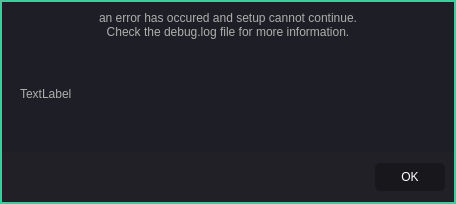
<?xml version="1.0" encoding="UTF-8"?>
<ui version="4.0">
 <class>ErrorDialog</class>
 <widget class="QWidget" name="ErrorDialog">
  <property name="geometry">
   <rect>
    <x>0</x>
    <y>0</y>
    <width>456</width>
    <height>204</height>
   </rect>
  </property>
  <property name="windowTitle">
   <string>BetterDiscord Setup</string>
  </property>
  <property name="styleSheet">
   <string notr="true">#ErrorDialog {
	background: rgb(62, 204, 156);
}

#centralWidget {
	background: rgb(30, 30, 38);
}

#footer {
	background: rgb(32, 32, 38);
}

QScrollBar:vertical {
	border: 0;
	background: transparent;
	width: 5px;
}

QScrollBar::handle:vertical {
	background: rgb(62, 204, 156)
}

QScrollArea {
	border: 0;
}
</string>
  </property>
  <layout class="QVBoxLayout" name="verticalLayout">
   <property name="spacing">
    <number>0</number>
   </property>
   <property name="leftMargin">
    <number>2</number>
   </property>
   <property name="topMargin">
    <number>2</number>
   </property>
   <property name="rightMargin">
    <number>2</number>
   </property>
   <property name="bottomMargin">
    <number>2</number>
   </property>
   <item>
    <widget class="QWidget" name="centralWidget" native="true">
     <layout class="QVBoxLayout" name="verticalLayout_2">
      <property name="spacing">
       <number>0</number>
      </property>
      <property name="leftMargin">
       <number>0</number>
      </property>
      <property name="topMargin">
       <number>0</number>
      </property>
      <property name="rightMargin">
       <number>0</number>
      </property>
      <property name="bottomMargin">
       <number>0</number>
      </property>
      <item>
       <widget class="QWidget" name="content" native="true">
        <layout class="QVBoxLayout" name="verticalLayout_3">
         <item>
          <widget class="QLabel" name="label">
           <property name="styleSheet">
            <string notr="true">color: #aeaeae;
	font-family: &quot;Roboto&quot;;</string>
           </property>
           <property name="text">
            <string>an error has occured and setup cannot continue.
Check the debug.log file for more information.</string>
           </property>
           <property name="alignment">
            <set>Qt::AlignCenter</set>
           </property>
          </widget>
         </item>
         <item>
          <widget class="QScrollArea" name="scrollArea">
           <property name="styleSheet">
            <string notr="true">background: rgb(30, 30, 38);
font-family: &quot;Inconsolata&quot;;</string>
           </property>
           <property name="widgetResizable">
            <bool>true</bool>
           </property>
           <widget class="QWidget" name="scrollAreaWidgetContents">
            <property name="geometry">
             <rect>
              <x>0</x>
              <y>0</y>
              <width>434</width>
              <height>98</height>
             </rect>
            </property>
            <layout class="QVBoxLayout" name="verticalLayout_4">
             <item>
              <widget class="QLabel" name="lblErrorText">
               <property name="styleSheet">
                <string notr="true">color: #aeaeae</string>
               </property>
               <property name="text">
                <string>TextLabel</string>
               </property>
              </widget>
             </item>
            </layout>
           </widget>
          </widget>
         </item>
        </layout>
       </widget>
      </item>
      <item>
       <widget class="QWidget" name="footer" native="true">
        <property name="minimumSize">
         <size>
          <width>0</width>
          <height>50</height>
         </size>
        </property>
        <property name="maximumSize">
         <size>
          <width>16777215</width>
          <height>50</height>
         </size>
        </property>
        <property name="styleSheet">
         <string notr="true">QPushButton {
	background: transparent;
    color: #fff;
    padding: 7px 10px;
    min-width: 50px;
	background: #17171c;
	border-radius: 5px;
}

QPushButton::hover {
	background: rgb(35, 35, 38);
	background: rgb(62, 204, 156)
}</string>
        </property>
        <layout class="QHBoxLayout" name="horizontalLayout">
         <item>
          <spacer name="horizontalSpacer">
           <property name="orientation">
            <enum>Qt::Horizontal</enum>
           </property>
           <property name="sizeHint" stdset="0">
            <size>
             <width>40</width>
             <height>20</height>
            </size>
           </property>
          </spacer>
         </item>
         <item>
          <widget class="QPushButton" name="btnOk">
           <property name="minimumSize">
            <size>
             <width>70</width>
             <height>28</height>
            </size>
           </property>
           <property name="text">
            <string>OK</string>
           </property>
          </widget>
         </item>
        </layout>
       </widget>
      </item>
     </layout>
    </widget>
   </item>
  </layout>
 </widget>
 <resources/>
 <connections>
  <connection>
   <sender>btnOk</sender>
   <signal>clicked()</signal>
   <receiver>ErrorDialog</receiver>
   <slot>btnOkClicked()</slot>
   <hints>
    <hint type="sourcelabel">
     <x>409</x>
     <y>176</y>
    </hint>
    <hint type="destinationlabel">
     <x>227</x>
     <y>101</y>
    </hint>
   </hints>
  </connection>
 </connections>
 <slots>
  <slot>btnOkClicked()</slot>
 </slots>
</ui>
